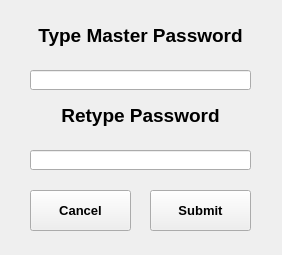
<?xml version="1.0" encoding="UTF-8"?>
<ui version="4.0">
 <class>password_creation</class>
 <widget class="QWidget" name="password_creation">
  <property name="geometry">
   <rect>
    <x>0</x>
    <y>0</y>
    <width>282</width>
    <height>255</height>
   </rect>
  </property>
  <property name="windowTitle">
   <string>Form</string>
  </property>
  <widget class="QLabel" name="label_one">
   <property name="geometry">
    <rect>
     <x>20</x>
     <y>10</y>
     <width>241</width>
     <height>51</height>
    </rect>
   </property>
   <property name="font">
    <font>
     <pointsize>14</pointsize>
     <weight>75</weight>
     <bold>true</bold>
    </font>
   </property>
   <property name="text">
    <string>Type Master Password</string>
   </property>
   <property name="alignment">
    <set>Qt::AlignCenter</set>
   </property>
  </widget>
  <widget class="QLineEdit" name="password_field">
   <property name="geometry">
    <rect>
     <x>30</x>
     <y>70</y>
     <width>221</width>
     <height>20</height>
    </rect>
   </property>
   <property name="echoMode">
    <enum>QLineEdit::Password</enum>
   </property>
  </widget>
  <widget class="QPushButton" name="submit_button">
   <property name="geometry">
    <rect>
     <x>150</x>
     <y>190</y>
     <width>101</width>
     <height>41</height>
    </rect>
   </property>
   <property name="font">
    <font>
     <pointsize>10</pointsize>
     <weight>75</weight>
     <bold>true</bold>
    </font>
   </property>
   <property name="text">
    <string>Submit</string>
   </property>
  </widget>
  <widget class="QPushButton" name="cancel_button">
   <property name="geometry">
    <rect>
     <x>30</x>
     <y>190</y>
     <width>101</width>
     <height>41</height>
    </rect>
   </property>
   <property name="font">
    <font>
     <pointsize>10</pointsize>
     <weight>75</weight>
     <bold>true</bold>
    </font>
   </property>
   <property name="text">
    <string>Cancel</string>
   </property>
  </widget>
  <widget class="QLabel" name="label_two">
   <property name="geometry">
    <rect>
     <x>20</x>
     <y>90</y>
     <width>241</width>
     <height>51</height>
    </rect>
   </property>
   <property name="font">
    <font>
     <pointsize>14</pointsize>
     <weight>75</weight>
     <bold>true</bold>
    </font>
   </property>
   <property name="text">
    <string>Retype Password</string>
   </property>
   <property name="alignment">
    <set>Qt::AlignCenter</set>
   </property>
  </widget>
  <widget class="QLineEdit" name="password_field_2">
   <property name="geometry">
    <rect>
     <x>30</x>
     <y>150</y>
     <width>221</width>
     <height>20</height>
    </rect>
   </property>
   <property name="echoMode">
    <enum>QLineEdit::Password</enum>
   </property>
  </widget>
 </widget>
 <resources/>
 <connections/>
</ui>
